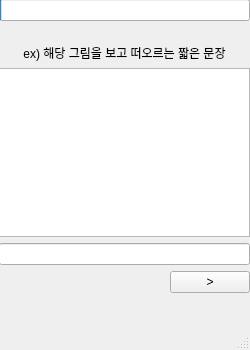
<?xml version="1.0" encoding="UTF-8"?>
<ui version="4.0">
 <class>MainWindow</class>
 <widget class="QMainWindow" name="MainWindow">
  <property name="geometry">
   <rect>
    <x>0</x>
    <y>0</y>
    <width>250</width>
    <height>350</height>
   </rect>
  </property>
  <property name="windowTitle">
   <string>MainWindow</string>
  </property>
  <widget class="QWidget" name="centralwidget">
   <widget class="QWidget" name="verticalLayoutWidget">
    <property name="geometry">
     <rect>
      <x>-1</x>
      <y>-1</y>
      <width>251</width>
      <height>311</height>
     </rect>
    </property>
    <layout class="QVBoxLayout" name="verticalLayout">
     <item>
      <widget class="QProgressBar" name="progressBar">
       <property name="value">
        <number>1</number>
       </property>
       <property name="alignment">
        <set>Qt::AlignCenter</set>
       </property>
       <property name="textVisible">
        <bool>false</bool>
       </property>
       <property name="orientation">
        <enum>Qt::Horizontal</enum>
       </property>
       <property name="invertedAppearance">
        <bool>false</bool>
       </property>
      </widget>
     </item>
     <item>
      <spacer name="verticalSpacer_4">
       <property name="orientation">
        <enum>Qt::Vertical</enum>
       </property>
       <property name="sizeHint" stdset="0">
        <size>
         <width>20</width>
         <height>40</height>
        </size>
       </property>
      </spacer>
     </item>
     <item>
      <widget class="QLabel" name="question">
       <property name="text">
        <string>ex) 해당 그림을 보고 떠오르는 짧은 문장</string>
       </property>
       <property name="alignment">
        <set>Qt::AlignCenter</set>
       </property>
      </widget>
     </item>
     <item>
      <widget class="QGraphicsView" name="graphicsView"/>
     </item>
     <item>
      <widget class="QLineEdit" name="answer">
       <property name="enabled">
        <bool>true</bool>
       </property>
      </widget>
     </item>
     <item>
      <layout class="QHBoxLayout" name="horizontalLayout">
       <item>
        <spacer name="horizontalSpacer">
         <property name="orientation">
          <enum>Qt::Horizontal</enum>
         </property>
         <property name="sizeHint" stdset="0">
          <size>
           <width>40</width>
           <height>20</height>
          </size>
         </property>
        </spacer>
       </item>
       <item>
        <spacer name="horizontalSpacer_2">
         <property name="orientation">
          <enum>Qt::Horizontal</enum>
         </property>
         <property name="sizeHint" stdset="0">
          <size>
           <width>40</width>
           <height>20</height>
          </size>
         </property>
        </spacer>
       </item>
       <item>
        <widget class="QPushButton" name="pushButton">
         <property name="text">
          <string>&gt;</string>
         </property>
        </widget>
       </item>
      </layout>
     </item>
     <item>
      <spacer name="verticalSpacer_5">
       <property name="orientation">
        <enum>Qt::Vertical</enum>
       </property>
       <property name="sizeHint" stdset="0">
        <size>
         <width>20</width>
         <height>40</height>
        </size>
       </property>
      </spacer>
     </item>
    </layout>
   </widget>
  </widget>
  <widget class="QMenuBar" name="menubar">
   <property name="geometry">
    <rect>
     <x>0</x>
     <y>0</y>
     <width>250</width>
     <height>21</height>
    </rect>
   </property>
  </widget>
  <widget class="QStatusBar" name="statusbar"/>
 </widget>
 <resources/>
 <connections/>
</ui>
